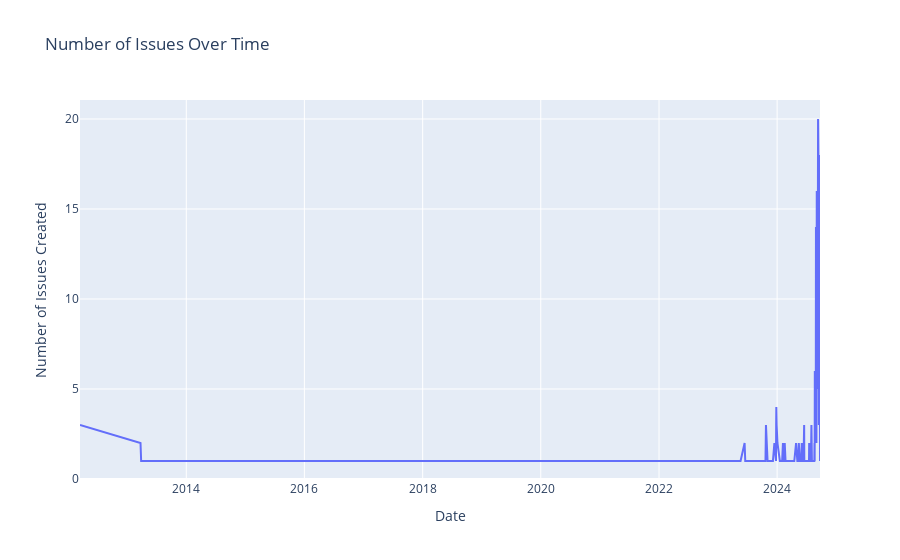

The notebook cell this image was saved under:
### Code cell
import plotly.express as px

issues_df = pd.DataFrame(last_500_issues)
issues_df['created_at'] = pd.to_datetime(issues_df['created_at'])
issues_df['year'] = issues_df['created_at'].dt.year
issues_df['month'] = issues_df['created_at'].dt.month
issues_df['quarter'] = issues_df['created_at'].dt.quarter
issues_df['created_at']=issues_df['created_at'].dt.date
issues_by_date = issues_df.groupby('created_at').size().reset_index(name='issue_count')

fig = px.line(issues_by_date, x='created_at', y='issue_count', 
              title='Number of Issues Over Time',
              labels={'created_at': 'Date', 'issue_count': 'Number of Issues Created'})

fig.show()

### Figure 1 — Plotly figure (JSON) as saved in the notebook; plotly's stock layout.template omitted (floating-point values rounded to 4 significant figures; data arrays with more than 128 entries replaced by an {"elided": "..."} marker saying what was removed)
{"data": [{"hovertemplate": "Date=%{x}<br>Number of Issues Created=%{y}<extra></extra>", "legendgroup": "", "line": {"color": "#636efa", "dash": "solid"}, "marker": {"symbol": "circle"}, "mode": "lines", "name": "", "orientation": "v", "showlegend": false, "type": "scatter", "x": {"elided": "201 str values"}, "xaxis": "x", "y": {"elided": "201 int values"}, "yaxis": "y"}], "layout": {"legend": {"tracegroupgap": 0}, "title": {"text": "Number of Issues Over Time"}, "xaxis": {"anchor": "y", "domain": [0, 1], "title": {"text": "Date"}}, "yaxis": {"anchor": "x", "domain": [0, 1], "title": {"text": "Number of Issues Created"}}}}
